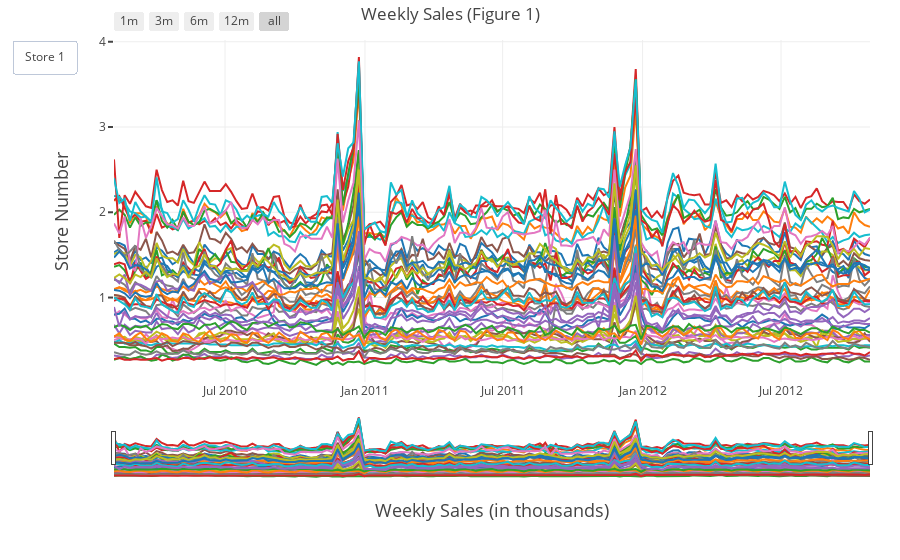

Notebook code for this chart:
### Code cell
fig = go.Figure(data=traces, layout=layout)
iplot(fig, show_link=True)

### Figure 1 — Plotly figure (JSON) as saved in the notebook; plotly's stock layout.template omitted (floating-point values rounded to 4 significant figures; data arrays with more than 128 entries replaced by an {"elided": "..."} marker saying what was removed)
{"data": [{"name": "Store#1", "type": "scatter", "uid": "fe41269e-bb00-11e8-8c70-a820660c6deb", "x": {"elided": "143 str values"}, "y": {"elided": "143 float values"}}, {"name": "Store#2", "type": "scatter", "uid": "fe412934-bb00-11e8-b26a-a820660c6deb", "x": {"elided": "143 str values"}, "y": {"elided": "143 float values"}}, {"name": "Store#3", "type": "scatter", "uid": "fe412ad8-bb00-11e8-b12d-a820660c6deb", "x": {"elided": "143 str values"}, "y": {"elided": "143 float values"}}, {"name": "Store#4", "type": "scatter", "uid": "fe412cb6-bb00-11e8-bbdb-a820660c6deb", "x": {"elided": "143 str values"}, "y": {"elided": "143 float values"}}, {"name": "Store#5", "type": "scatter", "uid": "fe412e3a-bb00-11e8-a1ee-a820660c6deb", "x": {"elided": "143 str values"}, "y": {"elided": "143 float values"}}, {"name": "Store#6", "type": "scatter", "uid": "fe412fb8-bb00-11e8-8191-a820660c6deb", "x": {"elided": "143 str values"}, "y": {"elided": "143 float values"}}, {"name": "Store#7", "type": "scatter", "uid": "fe4131f4-bb00-11e8-864d-a820660c6deb", "x": {"elided": "143 str values"}, "y": {"elided": "143 float values"}}, {"name": "Store#8", "type": "scatter", "uid": "fe413382-bb00-11e8-9b19-a820660c6deb", "x": {"elided": "143 str values"}, "y": {"elided": "143 float values"}}, {"name": "Store#9", "type": "scatter", "uid": "fe413486-bb00-11e8-89f4-a820660c6deb", "x": {"elided": "143 str values"}, "y": {"elided": "143 float values"}}, {"name": "Store#10", "type": "scatter", "uid": "fe413576-bb00-11e8-b9e3-a820660c6deb", "x": {"elided": "143 str values"}, "y": {"elided": "143 float values"}}, {"name": "Store#11", "type": "scatter", "uid": "fe413652-bb00-11e8-a668-a820660c6deb", "x": {"elided": "143 str values"}, "y": {"elided": "143 float values"}}, {"name": "Store#12", "type": "scatter", "uid": "fe413738-bb00-11e8-872f-a820660c6deb", "x": {"elided": "143 str values"}, "y": {"elided": "143 float values"}}, {"name": "Store#13", "type": "scatter", "uid": "fe413814-bb00-11e8-8ae8-a820660c6deb", "x": {"elided": "143 str values"}, "y": {"elided": "143 float values"}}, {"name": "Store#14", "type": "scatter", "uid": "fe4138f0-bb00-11e8-afec-a820660c6deb", "x": {"elided": "143 str values"}, "y": {"elided": "143 float values"}}, {"name": "Store#15", "type": "scatter", "uid": "fe4139c2-bb00-11e8-b362-a820660c6deb", "x": {"elided": "143 str values"}, "y": {"elided": "143 float values"}}, {"name": "Store#16", "type": "scatter", "uid": "fe413a9e-bb00-11e8-9475-a820660c6deb", "x": {"elided": "143 str values"}, "y": {"elided": "143 float values"}}, {"name": "Store#17", "type": "scatter", "uid": "fe413b7a-bb00-11e8-8423-a820660c6deb", "x": {"elided": "143 str values"}, "y": {"elided": "143 float values"}}, {"name": "Store#18", "type": "scatter", "uid": "fe413c58-bb00-11e8-bb72-a820660c6deb", "x": {"elided": "143 str values"}, "y": {"elided": "143 float values"}}, {"name": "Store#19", "type": "scatter", "uid": "fe413d34-bb00-11e8-a48b-a820660c6deb", "x": {"elided": "143 str values"}, "y": {"elided": "143 float values"}}, {"name": "Store#20", "type": "scatter", "uid": "fe413e0c-bb00-11e8-b4e1-a820660c6deb", "x": {"elided": "143 str values"}, "y": {"elided": "143 float values"}}, {"name": "Store#21", "type": "scatter", "uid": "fe413ee2-bb00-11e8-b67e-a820660c6deb", "x": {"elided": "143 str values"}, "y": {"elided": "143 float values"}}, {"name": "Store#22", "type": "scatter", "uid": "fe413fba-bb00-11e8-a422-a820660c6deb", "x": {"elided": "143 str values"}, "y": {"elided": "143 float values"}}, {"name": "Store#23", "type": "scatter", "uid": "fe414098-bb00-11e8-ab82-a820660c6deb", "x": {"elided": "143 str values"}, "y": {"elided": "143 float values"}}, {"name": "Store#24", "type": "scatter", "uid": "fe41419c-bb00-11e8-90b0-a820660c6deb", "x": {"elided": "143 str values"}, "y": {"elided": "143 float values"}}, {"name": "Store#25", "type": "scatter", "uid": "fe414282-bb00-11e8-9415-a820660c6deb", "x": {"elided": "143 str values"}, "y": {"elided": "143 float values"}}, {"name": "Store#26", "type": "scatter", "uid": "fe414354-bb00-11e8-ad2b-a820660c6deb", "x": {"elided": "143 str values"}, "y": {"elided": "143 float values"}}, {"name": "Store#27", "type": "scatter", "uid": "fe414430-bb00-11e8-b46c-a820660c6deb", "x": {"elided": "143 str values"}, "y": {"elided": "143 float values"}}, {"name": "Store#28", "type": "scatter", "uid": "fe414502-bb00-11e8-9525-a820660c6deb", "x": {"elided": "143 str values"}, "y": {"elided": "143 float values"}}, {"name": "Store#29", "type": "scatter", "uid": "fe4145de-bb00-11e8-885c-a820660c6deb", "x": {"elided": "143 str values"}, "y": {"elided": "143 float values"}}, {"name": "Store#30", "type": "scatter", "uid": "fe4146c6-bb00-11e8-b3f2-a820660c6deb", "x": {"elided": "143 str values"}, "y": {"elided": "143 float values"}}, {"name": "Store#31", "type": "scatter", "uid": "fe41479e-bb00-11e8-a4a5-a820660c6deb", "x": {"elided": "143 str values"}, "y": {"elided": "143 float values"}}, {"name": "Store#32", "type": "scatter", "uid": "fe41487a-bb00-11e8-b969-a820660c6deb", "x": {"elided": "143 str values"}, "y": {"elided": "143 float values"}}, {"name": "Store#33", "type": "scatter", "uid": "fe414af4-bb00-11e8-af1c-a820660c6deb", "x": {"elided": "143 str values"}, "y": {"elided": "143 float values"}}, {"name": "Store#34", "type": "scatter", "uid": "fe414cbe-bb00-11e8-acd6-a820660c6deb", "x": {"elided": "143 str values"}, "y": {"elided": "143 float values"}}, {"name": "Store#35", "type": "scatter", "uid": "fe414e3a-bb00-11e8-a78f-a820660c6deb", "x": {"elided": "143 str values"}, "y": {"elided": "143 float values"}}, {"name": "Store#36", "type": "scatter", "uid": "fe41511e-bb00-11e8-ba15-a820660c6deb", "x": {"elided": "143 str values"}, "y": {"elided": "143 float values"}}, {"name": "Store#37", "type": "scatter", "uid": "fe415f06-bb00-11e8-b8db-a820660c6deb", "x": {"elided": "143 str values"}, "y": {"elided": "143 float values"}}, {"name": "Store#38", "type": "scatter", "uid": "fe4160f0-bb00-11e8-953e-a820660c6deb", "x": {"elided": "143 str values"}, "y": {"elided": "143 float values"}}, {"name": "Store#39", "type": "scatter", "uid": "fe416294-bb00-11e8-ac75-a820660c6deb", "x": {"elided": "143 str values"}, "y": {"elided": "143 float values"}}, {"name": "Store#40", "type": "scatter", "uid": "fe416424-bb00-11e8-a8ea-a820660c6deb", "x": {"elided": "143 str values"}, "y": {"elided": "143 float values"}}, {"name": "Store#41", "type": "scatter", "uid": "fe4165d2-bb00-11e8-93d2-a820660c6deb", "x": {"elided": "143 str values"}, "y": {"elided": "143 float values"}}, {"name": "Store#42", "type": "scatter", "uid": "fe416776-bb00-11e8-ae97-a820660c6deb", "x": {"elided": "143 str values"}, "y": {"elided": "143 float values"}}, {"name": "Store#43", "type": "scatter", "uid": "fe4168fa-bb00-11e8-9683-a820660c6deb", "x": {"elided": "143 str values"}, "y": {"elided": "143 float values"}}, {"name": "Store#44", "type": "scatter", "uid": "fe4169f6-bb00-11e8-a47f-a820660c6deb", "x": {"elided": "143 str values"}, "y": {"elided": "143 float values"}}, {"name": "Store#45", "type": "scatter", "uid": "fe416ad2-bb00-11e8-8b08-a820660c6deb", "x": {"elided": "143 str values"}, "y": {"elided": "143 float values"}}], "layout": {"autosize": true, "margin": {"b": 80, "l": 60, "r": 30, "t": 40}, "showlegend": false, "title": "Weekly Sales (Figure 1)", "updatemenus": [{"active": -1, "buttons": [{"args": [{"visible": [true, false, false, false, false, false, false, false, false, false, false, false, false, false, false, false, false, false, false, false, false, false, false, false, false, false, false, false, false, false, false, false, false, false, false, false, false, false, false, false, false, false, false, false, false]}, {"title": "Store 1 Sales"}], "label": "Store 1", "method": "update"}], "type": "buttons"}], "xaxis": {"rangeselector": {"buttons": [{"count": 1, "label": "1m", "step": "month", "stepmode": "backward"}, {"count": 3, "label": "3m", "step": "month", "stepmode": "backward"}, {"count": 6, "label": "6m", "step": "month", "stepmode": "backward"}, {"count": 12, "label": "12m", "step": "month", "stepmode": "backward"}, {"step": "all"}], "visible": true}, "rangeslider": {"visible": true}, "showgrid": true, "title": "Weekly Sales (in thousands)", "titlefont": {"size": 18}, "zeroline": true}, "yaxis": {"dtick": 1, "exponentformat": "e", "showexponent": "all", "showgrid": true, "tick0": 5, "ticks": "outside", "tickwidth": 2, "title": "Store Number", "titlefont": {"size": 18}}}}
